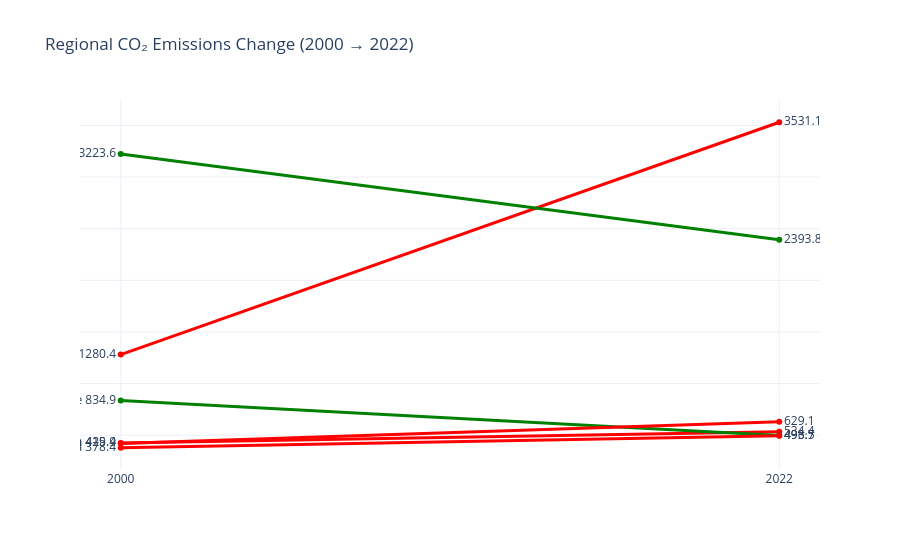

The notebook cell this image was saved under:
### Markdown cell above
---
## Task 2 — Slopegraph: Regional Change 2000 vs 2022

**What to build:** A slopegraph comparing **average regional CO2 emissions** between 2000 and 2022.

**Requirements:**
- One line per region (not per country — aggregate first)
- Colour: regions that increased = one colour; decreased = another
- Values labelled at both ends of each line
- No y-axis tick labels (the endpoint labels make them redundant)
- Insight title stating which regions moved most

> 💡 `df.groupby(['Region','Year'])['CO2_Mt'].mean().reset_index()` then filter to 2000 and 2022

### Code cell
# Task 2 — Slopegraph: regional averages
# YOUR CODE HERE
import pandas as pd
import plotly.graph_objects as go

# 1. Compute regional averages for 2000 and 2022
regional_avg = (
    df.groupby(['region', 'year'])['co2_mt']
      .mean()
      .reset_index()
)

# Filter only 2000 and 2022
slope = regional_avg[regional_avg['year'].isin([2000, 2022])]

# Pivot for easier comparison
pivot = slope.pivot(index='region', columns='year', values='co2_mt').reset_index()
pivot.columns = ['region', 'y2000', 'y2022']

# Determine color: increase = red, decrease = green
pivot['color'] = pivot.apply(lambda row: 'red' if row['y2022'] > row['y2000'] else 'green', axis=1)

fig = go.Figure()

# 2. Add one line per region
for _, row in pivot.iterrows():
    fig.add_trace(go.Scatter(
        x=[2000, 2022],
        y=[row['y2000'], row['y2022']],
        mode='lines+markers+text',
        line=dict(color=row['color'], width=3),
        text=[f"{row['region']} {row['y2000']:.1f}", f"{row['y2022']:.1f}"],
        textposition=['middle left', 'middle right'],
        showlegend=False
    ))

# 3. Layout formatting
fig.update_layout(
    title="Regional CO₂ Emissions Change (2000 → 2022)",
    xaxis=dict(title="", tickmode='array', tickvals=[2000, 2022]),
    yaxis=dict(title="", showticklabels=False),
    template="plotly_white",
    height=550
)

fig.show()

### Figure 1 — Plotly figure (JSON) as saved in the notebook; plotly's stock layout.template omitted (floating-point values rounded to 4 significant figures)
{"data": [{"line": {"color": "red", "width": 3}, "mode": "lines+markers+text", "showlegend": false, "text": ["Africa 425.4", "534.4"], "textposition": ["middle left", "middle right"], "type": "scatter", "x": [2000, 2022], "y": [425.4, 534.4]}, {"line": {"color": "red", "width": 3}, "mode": "lines+markers+text", "showlegend": false, "text": ["Asia 1280.4", "3531.1"], "textposition": ["middle left", "middle right"], "type": "scatter", "x": [2000, 2022], "y": [1280.0, 3531.0]}, {"line": {"color": "green", "width": 3}, "mode": "lines+markers+text", "showlegend": false, "text": ["Europe 834.9", "496.5"], "textposition": ["middle left", "middle right"], "type": "scatter", "x": [2000, 2022], "y": [834.9, 496.5]}, {"line": {"color": "red", "width": 3}, "mode": "lines+markers+text", "showlegend": false, "text": ["Latin America 419.9", "629.1"], "textposition": ["middle left", "middle right"], "type": "scatter", "x": [2000, 2022], "y": [419.9, 629.1]}, {"line": {"color": "green", "width": 3}, "mode": "lines+markers+text", "showlegend": false, "text": ["North America 3223.6", "2393.8"], "textposition": ["middle left", "middle right"], "type": "scatter", "x": [2000, 2022], "y": [3224.0, 2394.0]}, {"line": {"color": "red", "width": 3}, "mode": "lines+markers+text", "showlegend": false, "text": ["Oceania 378.4", "493.7"], "textposition": ["middle left", "middle right"], "type": "scatter", "x": [2000, 2022], "y": [378.4, 493.7]}], "layout": {"height": 550, "title": {"text": "Regional CO₂ Emissions Change (2000 → 2022)"}, "xaxis": {"tickmode": "array", "tickvals": [2000, 2022], "title": {"text": ""}}, "yaxis": {"showticklabels": false, "title": {"text": ""}}}}
